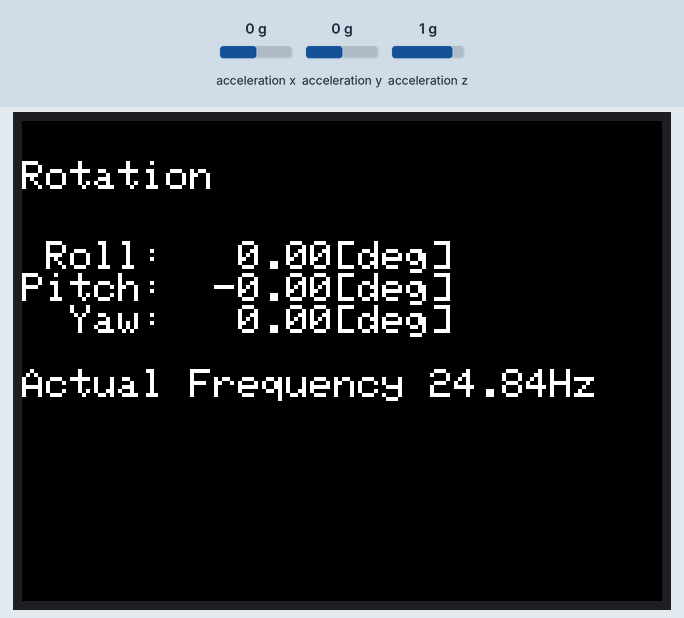
The program below on a simulated ESP32. On the bench: 320×240 colour display. The test bench sets the inputs (shaded band); at power-on: acceleration x 0 g, acceleration y 0 g, acceleration z 1 g.

Above: at 1.4 s.
1.5 s: acceleration x set to -1.4 g
At 2.0 s:
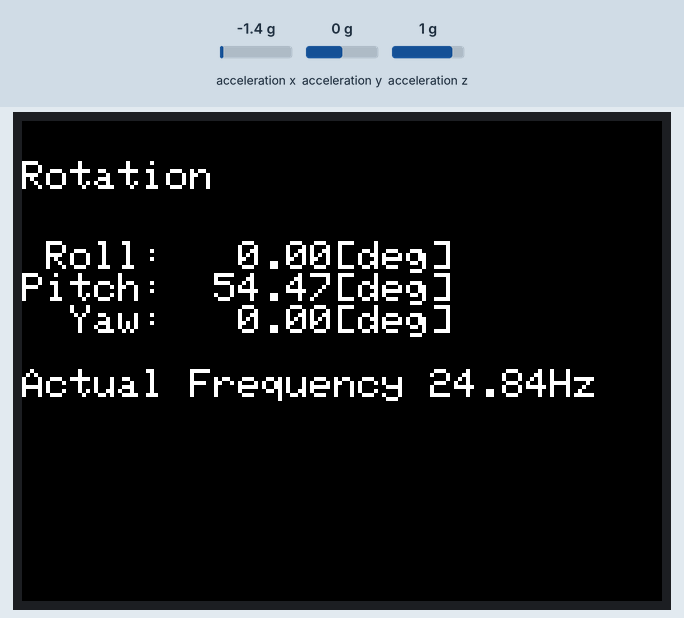
3.0 s: acceleration y set to -1.4 g
At 4.0 s:
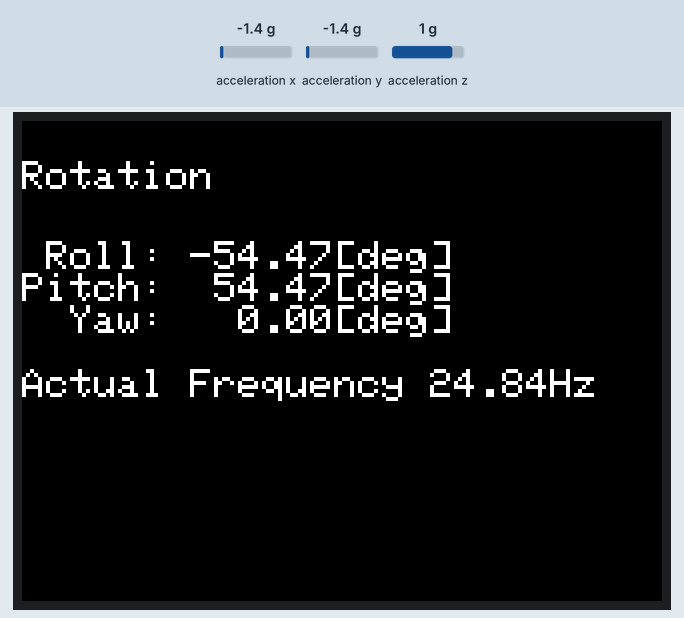
4.5 s: acceleration z set to -1.4 g
At 5.0 s:
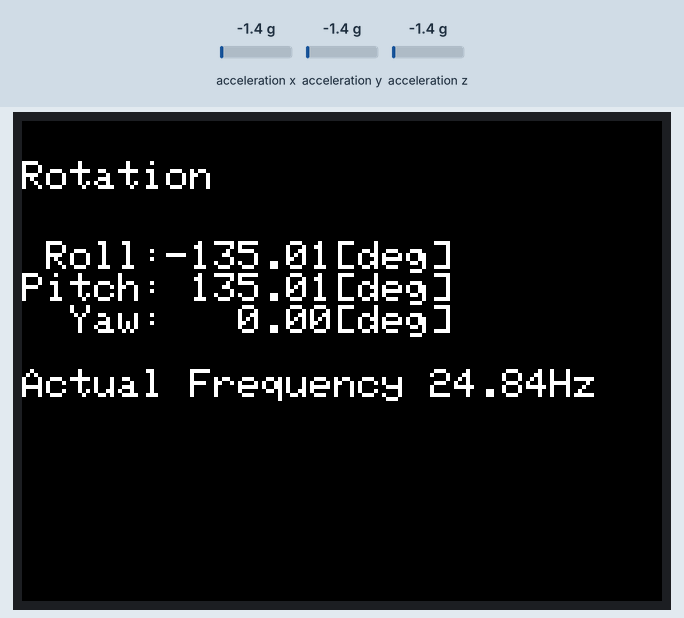
6.0 s: acceleration x set to -0.8 g
At 7.0 s:
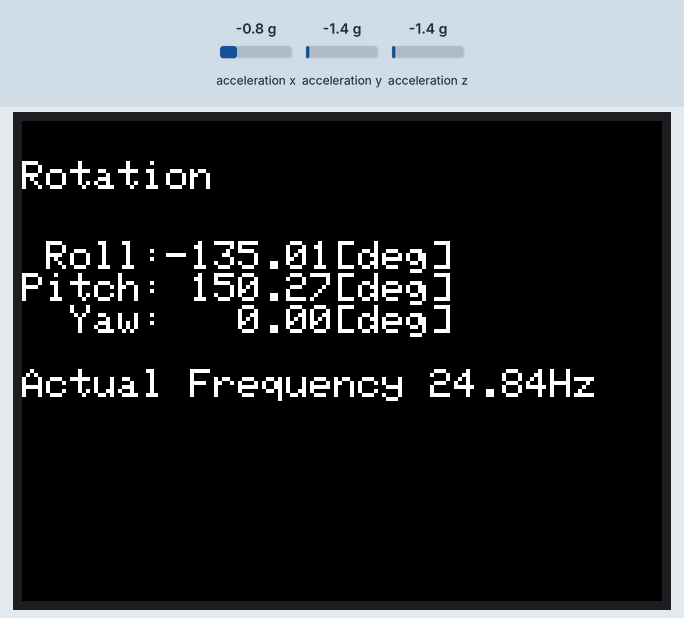
Timing chart, 0 to 8.5 s (numbered marks = the images above; inputs shaded):
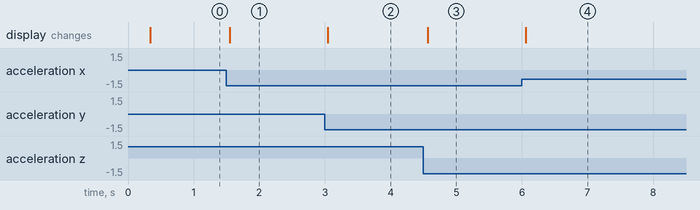

The program:

main.cpp
```cpp
#define M5STACK_MPU6886

#include <M5Stack.h>

// M5Stackのライブラリー内のAHRSは更新周波数25Hzに固定されている。
// 1000000[micro sec] / 25[Hz]
unsigned long interval = 1000000 / 25;
unsigned long prev_update = 0;

void setup() {
  M5.begin();
  M5.Power.begin();
  M5.IMU.Init();

  M5.Lcd.fillScreen(BLACK);
  M5.Lcd.setTextSize(2);
  prev_update = micros();
}

void loop() {
  // 更新周波数を25Hzに制御するためのアルゴリズム。
  unsigned long now = micros();
  if (now < prev_update + interval) return;

  float pitch = 0.0;
  float roll = 0.0;
  float yaw = 0.0;
  M5.IMU.getAhrsData(&pitch, &roll, &yaw);

  // LCD 表示
  M5.Lcd.setCursor(0, 20);
  M5.Lcd.printf("Rotation");
  M5.Lcd.setCursor(0, 60);
  M5.Lcd.printf(" Roll:%7.2f[deg]\nPitch:%7.2f[deg]\n  Yaw:%7.2f[deg]", roll,
                pitch, yaw);

  // 実際の更新周波数 = 1 / 期間[秒]
  // 実際の更新周波数が25Hz以下になると、正確に計算できない
  M5.Lcd.printf("\n\nActual Frequency %5.2fHz",
                1000000 / (float)(now - prev_update));

  prev_update = now;  // 更新周波数を25Hzに制御するためのアルゴリズム。
}
```

Measured:
- after the input at 1.5 s, the display: changes after 0.05 s (image 1)
- after the input at 3.0 s, the display: changes at once (image 2)
- after the input at 4.5 s, the display: changes after 0.07 s (image 3)
- after the input at 6.0 s, the display: changes after 0.06 s (image 4)
